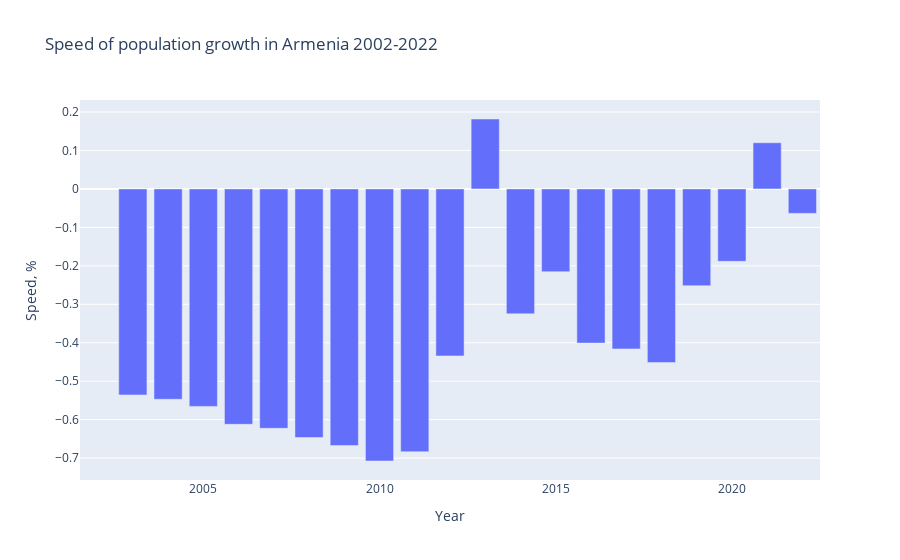

Notebook cell for this chart:
### Code cell
fig = px.bar(speed_of_growth, y='Speed', x='Year',
             title='Speed of population growth in Armenia 2002-2022', labels={'Speed': 'Speed, %'})
fig.show()

### Figure 1 — Plotly figure (JSON) as saved in the notebook; plotly's stock layout.template omitted (floating-point values rounded to 4 significant figures)
{"data": [{"alignmentgroup": "True", "hovertemplate": "Year=%{x}<br>Speed, %=%{y}<extra></extra>", "legendgroup": "", "marker": {"color": "#636efa", "pattern": {"shape": ""}}, "name": "", "offsetgroup": "", "orientation": "v", "showlegend": false, "textposition": "auto", "type": "bar", "x": [2002, 2003, 2004, 2005, 2006, 2007, 2008, 2009, 2010, 2011, "2012", "2013", "2014", "2015", "2016", "2017", "2018", "2019", "2020", "2021", "2022"], "xaxis": "x", "y": [null, -0.5358, -0.547, -0.5655, -0.6121, -0.6225, -0.6464, -0.6674, -0.7075, -0.6834, -0.4343, 0.1818, -0.3248, -0.2153, -0.4009, -0.4161, -0.4514, -0.2517, -0.1884, 0.12, -0.06362], "yaxis": "y"}], "layout": {"barmode": "relative", "legend": {"tracegroupgap": 0}, "title": {"text": "Speed of population growth in Armenia 2002-2022"}, "xaxis": {"anchor": "y", "domain": [0, 1], "title": {"text": "Year"}}, "yaxis": {"anchor": "x", "domain": [0, 1], "title": {"text": "Speed, %"}}}}
